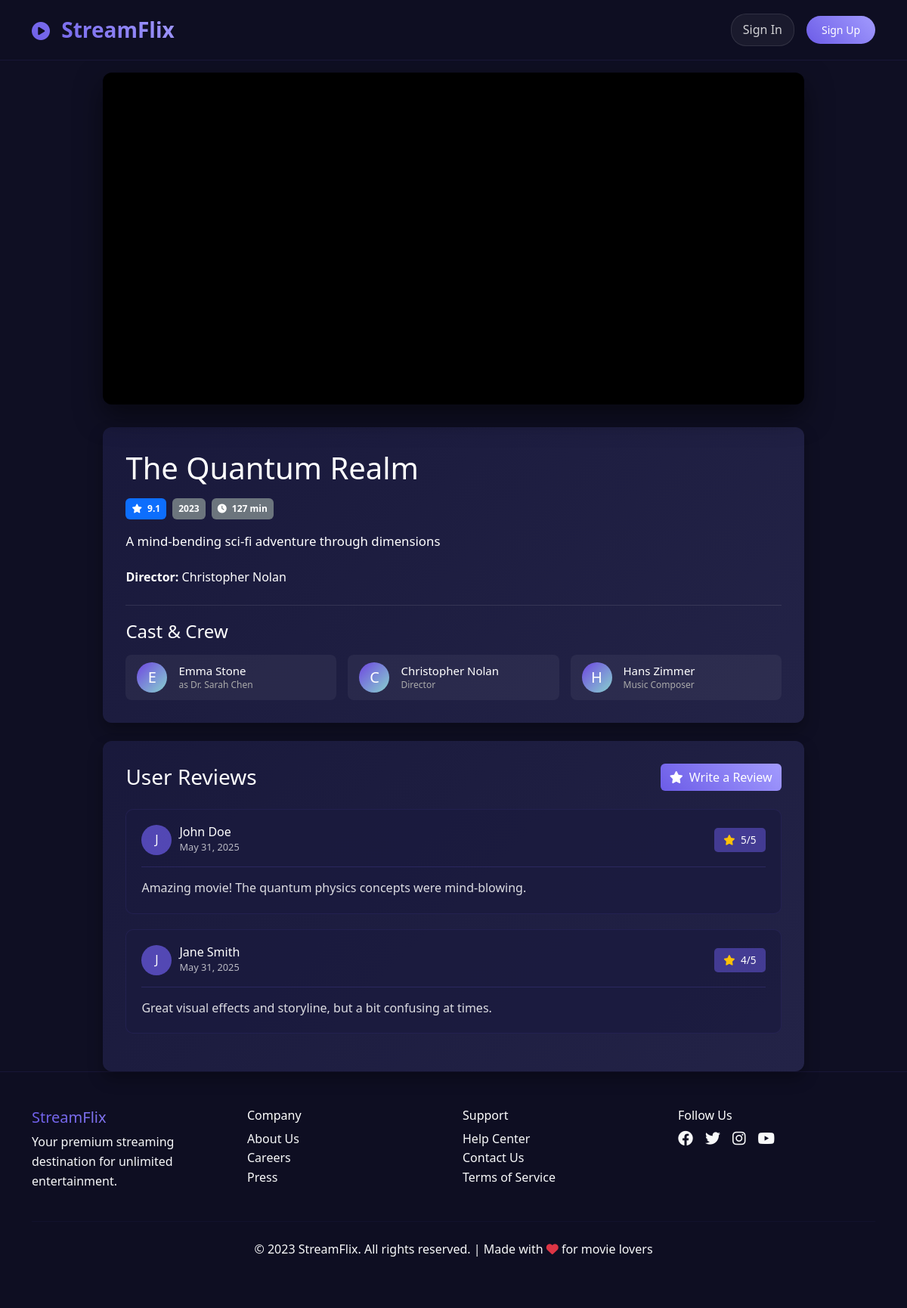
Screenshot of /pages/watch.php?id=1 with the database file from the repository.
### tables this page shows
CREATE TABLE movies (
    id INT PRIMARY KEY AUTO_INCREMENT,
    title VARCHAR(255) NOT NULL,
    description TEXT,
    director VARCHAR(100),
    release_year INT,
    duration_minutes INT,
    genre VARCHAR(100),
    rating DECIMAL(3,1) DEFAULT 0.0,
    poster_url VARCHAR(500),
    trailer_youtube_id VARCHAR(50),
    movie_url VARCHAR(500),
    language VARCHAR(50) DEFAULT 'English',
    subtitle_available BOOLEAN DEFAULT TRUE,
    is_featured BOOLEAN DEFAULT FALSE,
    view_count INT DEFAULT 0,
    created_at TIMESTAMP DEFAULT CURRENT_TIMESTAMP,
    updated_at TIMESTAMP DEFAULT CURRENT_TIMESTAMP ON UPDATE CURRENT_TIMESTAMP
);

CREATE TABLE movie_cast_crew (
    id INT PRIMARY KEY AUTO_INCREMENT,
    movie_id INT NOT NULL,
    person_id INT NOT NULL,
    role_in_movie VARCHAR(100),
    character_name VARCHAR(100),
    FOREIGN KEY (movie_id) REFERENCES movies(id) ON DELETE CASCADE,
    FOREIGN KEY (person_id) REFERENCES cast_crew(id) ON DELETE CASCADE
);

CREATE TABLE cast_crew (
    id INT PRIMARY KEY AUTO_INCREMENT,
    name VARCHAR(100) NOT NULL,
    role ENUM('actor', 'director', 'producer', 'writer') NOT NULL,
    profile_picture VARCHAR(255),
    bio TEXT,
    birth_date DATE,
    nationality VARCHAR(50),
    created_at TIMESTAMP DEFAULT CURRENT_TIMESTAMP
);

CREATE TABLE user_reviews (
    id INT PRIMARY KEY AUTO_INCREMENT,
    user_id INT NOT NULL,
    movie_id INT NOT NULL,
    rating INT CHECK (rating >= 1 AND rating <= 5),
    review_text TEXT,
    helpful_count INT DEFAULT 0,
    created_at TIMESTAMP DEFAULT CURRENT_TIMESTAMP,
    updated_at TIMESTAMP DEFAULT CURRENT_TIMESTAMP ON UPDATE CURRENT_TIMESTAMP,
    FOREIGN KEY (user_id) REFERENCES users(id) ON DELETE CASCADE,
    FOREIGN KEY (movie_id) REFERENCES movies(id) ON DELETE CASCADE,
    UNIQUE KEY unique_user_movie_review (user_id, movie_id)
);

CREATE TABLE users (
    id INT PRIMARY KEY AUTO_INCREMENT,
    username VARCHAR(50) UNIQUE NOT NULL,
    email VARCHAR(100) UNIQUE NOT NULL,
    password VARCHAR(255) NOT NULL,
    first_name VARCHAR(50) NOT NULL,
    last_name VARCHAR(50) NOT NULL,
    phone VARCHAR(20),
    country VARCHAR(50) DEFAULT 'Indonesia',
    profile_picture VARCHAR(255),
    is_active BOOLEAN DEFAULT TRUE,
    created_at TIMESTAMP DEFAULT CURRENT_TIMESTAMP,
    updated_at TIMESTAMP DEFAULT CURRENT_TIMESTAMP ON UPDATE CURRENT_TIMESTAMP
);

### pages/watch.php (the view, shortened to what this page needs)
<?php
require_once('../config/database.php');
$movieId = $_GET['id'];
$sql = "SELECT * FROM movies WHERE id = ?";
$stmt = $conn->prepare($sql);
$stmt->bind_param("i", $movieId);
$stmt->execute();
$result = $stmt->get_result();
$movie = $result->fetch_assoc();
$sql = "SELECT cc.name, cc.role, mcc.role_in_movie, mcc.character_name
        FROM cast_crew cc
        JOIN movie_cast_crew mcc ON cc.id = mcc.person_id
        WHERE mcc.movie_id = ?";
$stmt = $conn->prepare($sql);
$stmt->bind_param("i", $movieId);
$stmt->execute();
$castResult = $stmt->get_result();
$sql = "SELECT ur.*, u.username, u.first_name, u.last_name
        FROM user_reviews ur
        JOIN users u ON ur.user_id = u.id
        WHERE ur.movie_id = ?
        ORDER BY ur.created_at DESC";
$stmt = $conn->prepare($sql);
$stmt->bind_param("i", $movieId);
$stmt->execute();
$reviewsResult = $stmt->get_result();
?>
<!DOCTYPE html>
<html lang="en">
<head>
    <link href="https://cdn.jsdelivr.net/npm/bootstrap@5.3.0/dist/css/bootstrap.min.css" rel="stylesheet">
    <link rel="stylesheet" href="https://cdnjs.cloudflare.com/ajax/libs/font-awesome/6.4.0/css/all.min.css">
    <link rel="stylesheet" href="../assets/css/style.css">
    <link rel="stylesheet" href="../assets/css/watch.css">
</head>
<body>
    <?php include_once('../components/navbar.php'); ?>
    <div class="container-fluid mt-5 pt-5">
        <div class="row justify-content-center">
            <div class="col-lg-10">
                <div class="video-container">
                    <iframe
                        src="<?= $movie['movie_url'] ? $movie['movie_url'] . '?autoplay=1&controls=1&rel=0' : 'https://www.youtube.com/embed/' . $movie['trailer_youtube_id'] . '?autoplay=1&controls=1&rel=0' ?>"
                        title="<?= $movie['title'] ?>"
                        frameborder="0"
                        allow="accelerometer; autoplay; clipboard-write; encrypted-media; gyroscope; picture-in-picture"
                        allowfullscreen>
                    </iframe>
                </div>
                <div class="movie-info-panel">
                    <h1 class="mb-3"><?= $movie['title'] ?></h1>
                    <div class="movie-metadata">
                        <span class="badge bg-primary me-2 p-2"><i class="fas fa-star me-1"></i> <?= $movie['rating'] ?></span>
                        <span class="badge bg-secondary me-2 p-2"><?= $movie['release_year'] ?></span>
                        <span class="badge bg-secondary me-2 p-2"><i class="fas fa-clock me-1"></i> <?= $movie['duration_minutes'] ?> min</span>
                    </div>
                    <div class="movie-description">
                        <?= $movie['description'] ?>
                    </div>
                    <p><strong>Director:</strong> <?= $movie['director'] ?></p>
                    <?php if ($castResult->num_rows > 0): ?>
                    <div class="cast-crew-section mt-4">
                        <h4 class="mb-3">Cast & Crew</h4>
                        <div class="cast-list">
                            <?php
                            $castResult->data_seek(0);
                            while ($castMember = $castResult->fetch_assoc()):
                                $initial = substr($castMember['name'], 0, 1);
                            ?>
                                <div class="cast-card">
                                    <div class="cast-avatar"><?= $initial ?></div>
                                    <div class="cast-info">
                                        <h5><?= $castMember['name'] ?></h5>
                                        <p>
                                            <?php if (!empty($castMember['character_name'])): ?>
                                                as <?= $castMember['character_name'] ?>
                                            <?php else: ?>
                                                <?= $castMember['role_in_movie'] ?>
                                            <?php endif; ?>
                                        </p>
                                    </div>
                                </div>
                            <?php endwhile; ?>
                        </div>
                    </div>
                    <?php endif; ?>
                </div>
                <div class="movie-info-panel mt-4">
                    <div class="d-flex justify-content-between align-items-center mb-4">
                        <h3 class="mb-0">User Reviews</h3>
                        <button class="btn btn-primary-gradient" data-bs-toggle="modal" data-bs-target="#addReviewModal">
                            <i class="fas fa-star me-2"></i>Write a Review
                        </button>
                    </div>
                    <?php if ($reviewsResult->num_rows > 0): ?>
                        <?php while ($review = $reviewsResult->fetch_assoc()):
                            $reviewerName = $review['first_name'] . ' ' . $review['last_name'];
                            $reviewerInitial = substr($review['first_name'], 0, 1);
                            $reviewDate = date('M d, Y', strtotime($review['created_at']));
                        ?>
                            <div class="review-card">
                                <div class="review-header">
                                    <div class="reviewer">
                                        <div class="reviewer-avatar"><?= $reviewerInitial ?></div>
                                        <div class="reviewer-info">
                                            <h5><?= $reviewerName ?></h5>
                                            <p><?= $reviewDate ?></p>
                                        </div>
                                    </div>
                                    <div class="review-rating">
                                        <i class="fas fa-star text-warning me-1"></i> <?= $review['rating'] ?>/5
                                    </div>
                                </div>
                                <div class="review-text">
                                    <?= $review['review_text'] ?>
                                </div>
                            </div>
                        <?php endwhile; ?>
                    <?php else: ?>
                        <div class="alert alert-info">
                            <i class="fas fa-info-circle me-2"></i> No reviews yet. Be the first to review this movie!
                        </div>
                    <?php endif; ?>
                </div>
            </div>
        </div>
    </div>
    <?php include_once('../components/footer.php'); ?>
</body>
</html>

### assets/css/style.css (style rules this page uses)
* { margin: 0; padding: 0; box-sizing: border-box; }
body { font-family: 'Segoe UI', Tahoma, Geneva, Verdana, sans-serif; background-color: #0f0f23; color: #fff; min-height: 100vh; line-height: 1.6; }
:root { --primary-color: #6c5ce7; --secondary-color: #a29bfe; --dark-color: #0f0f23; --light-dark-color: #1a1a3e; --text-color: #ffffff; --text-secondary: #b2b2b2; --danger-color: #e74c3c; }
.btn-primary-gradient { background: linear-gradient(45deg, var(--primary-color), var(--secondary-color)); color: white; border: none; position: relative; overflow: hidden; z-index: 1; transition: all 0.3s ease; }
.btn-primary-gradient::before { content: ''; position: absolute; top: 0; left: -100%; width: 100%; height: 100%; background: linear-gradient(45deg, var(--secondary-color), var(--primary-color)); transition: all 0.3s ease; z-index: -1; }
.cast-crew-section { margin-top: 25px; border-top: 1px solid rgba(255, 255, 255, 0.1); padding-top: 20px; }
.cast-list { display: flex; flex-wrap: wrap; gap: 15px; margin-top: 15px; }
.cast-card { display: flex; align-items: center; background: rgba(255, 255, 255, 0.05); border-radius: 8px; padding: 10px 15px; width: calc(33.333% - 10px); transition: all 0.3s ease; }
.cast-avatar { width: 40px; height: 40px; border-radius: 50%; background: linear-gradient(135deg, #6e45e1, #88d3ce); display: flex; align-items: center; justify-content: center; font-size: 20px; color: white; margin-right: 15px; flex-shrink: 0; }
.cast-info { overflow: hidden; }
.cast-info h5 { margin: 0; font-size: 15px; white-space: nowrap; overflow: hidden; text-overflow: ellipsis; }
.cast-info p { margin: 0; font-size: 12px; color: #aaa; }
.review-card { background: rgba(26, 26, 62, 0.7); border-radius: 10px; padding: 20px; margin-bottom: 20px; border: 1px solid rgba(108, 92, 231, 0.1); }
.review-card::before { display: none; }
.review-header { display: flex; align-items: center; justify-content: space-between; margin-bottom: 15px; padding-bottom: 15px; border-bottom: 1px solid rgba(108, 92, 231, 0.2); position: relative; z-index: 1; }
.reviewer { display: flex; align-items: center; gap: 10px; }
.reviewer-avatar { width: 40px; height: 40px; border-radius: 50%; background: rgba(108, 92, 231, 0.7); display: flex; align-items: center; justify-content: center; color: white; font-weight: 500; font-size: 16px; }
.reviewer-info h5 { font-size: 1rem; margin-bottom: 0; color: white; }
.reviewer-info p { font-size: 0.8rem; color: rgba(255, 255, 255, 0.7); margin: 0; }
.review-rating { background: rgba(108, 92, 231, 0.5); padding: 5px 12px; border-radius: 5px; color: white; font-size: 0.85rem; }
.review-text { color: rgba(255, 255, 255, 0.85); font-size: 1rem; line-height: 1.6; }
html { scroll-behavior: smooth; }

### assets/css/watch.css (style rules this page uses)
.video-container { position: relative; width: 95%; max-width: 2000px; margin: 0 auto; padding-top: 45%; background-color: #000; box-shadow: 0 15px 35px rgba(0,0,0,0.5); border-radius: 12px; overflow: hidden; }
.video-container iframe { position: absolute; top: 0; left: 0; width: 100%; height: 100%; border: none; }
.movie-info-panel { background: linear-gradient(135deg, rgba(26, 26, 62, 0.9), rgba(40, 40, 80, 0.8)); border-radius: 12px; padding: 30px; margin: 30px auto 0; max-width: 2000px; width: 95%; box-shadow: 0 10px 20px rgba(0,0,0,0.3); }
.movie-metadata { display: flex; flex-wrap: wrap; align-items: center; margin-bottom: 15px; }
.movie-description { line-height: 1.7; font-size: 1.05rem; margin-bottom: 20px; }

### rows the page displays
movies: title "The Quantum Realm", rating "9.1", release_year "2023", duration_minutes "127", description "A mind-bending sci-fi adventure through dimensions", director "Christopher Nolan"
movie_cast_crew: person.name "E", person.name "Emma Stone", character_name "Dr. Sarah Chen"
movie_cast_crew: person.name "C", person.name "Christopher Nolan", role_in_movie "Director"
movie_cast_crew: person.name "H", person.name "Hans Zimmer", role_in_movie "Music Composer"
user_reviews: user.first_name "J", user.last_name "John Doe", created_at "May 31, 2025", rating "5", review_text "Amazing movie! The quantum physics concepts were mind-blowing."
user_reviews: user.first_name "J", user.last_name "Jane Smith", created_at "May 31, 2025", rating "4", review_text "Great visual effects and storyline, but a bit confusing at times."
